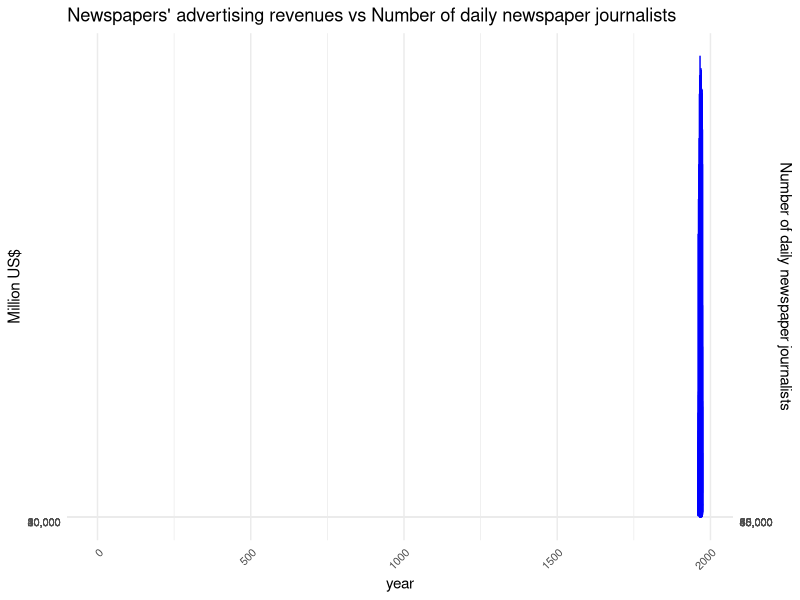

Recreate this plot in R.
## ---- chunk 1
knitr::opts_chunk$set(echo = FALSE)
knitr::opts_chunk$set(warning = FALSE)
knitr::opts_chunk$set(message = FALSE)
knitr::opts_chunk$set(fig.width=6.5, fig.height=2.8) 

# loading in relevant libraries
library(tidyverse)
library(dplyr, warn.conflicts = FALSE)
library(tidyr)
library(readxl)
library(data.table)
library(lubridate)
library(haven)
library(readxl)
library(ggplot2)
library(scales)
### Input data ###
figure1_rawdata<-read_dta(here::here("Input/Data/Angelucci_Cage_AEJMicro_dataset.dta"))
figure2_rawdata<-read_dta(here::here("Input/Data/Angelucci_Cage_AEJMicro_Descriptive_evidence_advertisement.dta"))
figure3_rawdata<-read_dta(here::here("Input/Data/Angelucci_Cage_AEJMicro_Descriptive_evidence_advertising_industry.dta"))
figure4_rawdata<-read_dta(here::here("Input/Data/Angelucci_Cage_AEJMicro_Descriptive_evidence_television_quality.dta"))
figure5_rawdata<-read_dta(here::here("Input/Data/Angelucci_Cage_AEJMicro_Descriptive_evidence_US.dta"))

## ---- chunk 2
#| label: fig-1revenuesjournalists
#| fig-cap: The Counterrelationship between Newspaper Revenue and the Number of Daily Journalists
#| message: false
#| warning: false
#| echo: false

# create a line graph
figure1_rawdata |>
  ggplot( mapping = aes(x = year, y = ra_cst + nb_journ)) +
  geom_line(aes(y = ra_cst), color = "blue") +
  scale_y_continuous(
    name = "Million US$",
    labels = c("10,000", "20,000", "30,000", "40,000", "50,000"),
    breaks = c(10000, 20000, 30000, 40000, 50000),
    sec.axis = sec_axis(trans = ~., name = "Number of daily newspaper journalists",
                        labels = c("30,000", "35,000", "40,000", "45,000", "50,000", "55,000", "60,000"),
                        breaks = c(30000, 35000, 40000, 45000, 50000, 55000, 60000),
                        )) +
  geom_line(aes(y = nb_journ/5,000), color = "red") +
  labs(y = "Million US$", title = "Newspapers' advertising revenues vs Number of daily newspaper journalists") +
  theme_minimal()+
  theme(axis.text.x = element_text(angle = 45, hjust = 1, vjust = 1, size = 8),
        axis.text.y = element_text(angle = 0, hjust = 1, vjust = 1, size = 8))
## ---- chunk 3
#| message: false
#| warning: false
#| echo: false
#| label: fig-2
#| fig-cap: ""

## ---- chunk 4
#| message: false
#| warning: false
#| echo: false
#| fig-cap: ""
#| label: fig-5

### Draw graph ###
